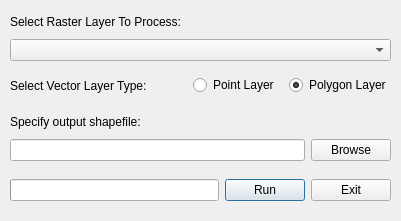
<?xml version="1.0" encoding="UTF-8"?>
<ui version="4.0">
 <class>Raster2VectorDlg</class>
 <widget class="QDialog" name="Raster2VectorDlg">
  <property name="geometry">
   <rect>
    <x>0</x>
    <y>0</y>
    <width>401</width>
    <height>221</height>
   </rect>
  </property>
  <property name="sizePolicy">
   <sizepolicy hsizetype="Fixed" vsizetype="Fixed">
    <horstretch>0</horstretch>
    <verstretch>0</verstretch>
   </sizepolicy>
  </property>
  <property name="minimumSize">
   <size>
    <width>401</width>
    <height>221</height>
   </size>
  </property>
  <property name="maximumSize">
   <size>
    <width>401</width>
    <height>221</height>
   </size>
  </property>
  <property name="windowTitle">
   <string>Raster to Vector Converter</string>
  </property>
  <widget class="QWidget" name="verticalLayoutWidget">
   <property name="geometry">
    <rect>
     <x>10</x>
     <y>10</y>
     <width>381</width>
     <height>51</height>
    </rect>
   </property>
   <layout class="QVBoxLayout" name="verticalLayout">
    <item>
     <widget class="QLabel" name="Label1">
      <property name="minimumSize">
       <size>
        <width>379</width>
        <height>0</height>
       </size>
      </property>
      <property name="text">
       <string>Select Raster Layer To Process:</string>
      </property>
     </widget>
    </item>
    <item>
     <widget class="QComboBox" name="cmbProcessLayer">
      <property name="toolTip">
       <string>Select the layer to process.</string>
      </property>
     </widget>
    </item>
   </layout>
  </widget>
  <widget class="QWidget" name="horizontalLayoutWidget_2">
   <property name="geometry">
    <rect>
     <x>10</x>
     <y>170</y>
     <width>381</width>
     <height>41</height>
    </rect>
   </property>
   <layout class="QHBoxLayout" name="horizontalLayout_3">
    <item>
     <widget class="QProgressBar" name="ProgressBar"/>
    </item>
    <item>
     <widget class="QPushButton" name="btnRun">
      <property name="text">
       <string>Run</string>
      </property>
     </widget>
    </item>
    <item>
     <widget class="QPushButton" name="btnExit">
      <property name="text">
       <string>Exit</string>
      </property>
     </widget>
    </item>
   </layout>
  </widget>
  <widget class="QWidget" name="horizontalLayoutWidget">
   <property name="geometry">
    <rect>
     <x>10</x>
     <y>70</y>
     <width>381</width>
     <height>31</height>
    </rect>
   </property>
   <layout class="QHBoxLayout" name="horizontalLayout">
    <item>
     <widget class="QLabel" name="label">
      <property name="text">
       <string>Select Vector Layer Type:            </string>
      </property>
     </widget>
    </item>
    <item>
     <widget class="QRadioButton" name="rbPoints">
      <property name="text">
       <string>Point Layer</string>
      </property>
     </widget>
    </item>
    <item>
     <widget class="QRadioButton" name="rbPolygons">
      <property name="text">
       <string>Polygon Layer</string>
      </property>
      <property name="checked">
       <bool>true</bool>
      </property>
     </widget>
    </item>
   </layout>
  </widget>
  <widget class="QWidget" name="verticalLayoutWidget_3">
   <property name="geometry">
    <rect>
     <x>10</x>
     <y>110</y>
     <width>381</width>
     <height>51</height>
    </rect>
   </property>
   <layout class="QVBoxLayout" name="verticalLayout_3">
    <item>
     <widget class="QLabel" name="Label3">
      <property name="text">
       <string>Specify output shapefile:</string>
      </property>
     </widget>
    </item>
    <item>
     <layout class="QHBoxLayout" name="horizontalLayout_2">
      <item>
       <widget class="QLineEdit" name="tbxOutput">
        <property name="toolTip">
         <string>Give the filepath and filename of the output shapefile</string>
        </property>
       </widget>
      </item>
      <item>
       <widget class="QPushButton" name="btnBrowse">
        <property name="toolTip">
         <string>Gives dialog box for selecting output filepath and filename.</string>
        </property>
        <property name="text">
         <string>Browse</string>
        </property>
       </widget>
      </item>
     </layout>
    </item>
   </layout>
  </widget>
 </widget>
 <resources/>
 <connections/>
</ui>
